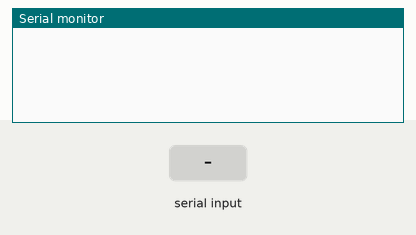
Recording of a sketch running on a simulated Arduino Uno, built with avr-gcc and run on an emulated ATmega328P. Parts: the last lines printed to the serial monitor. The inputs (shaded band) are chosen by the test bench.

Above: at 1.2 s.
1.3 s: "90,45\n" received over Serial
At 1.9 s:
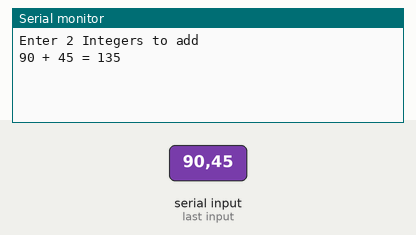
2.8 s: "30,150\n" received over Serial
At 5.0 s:
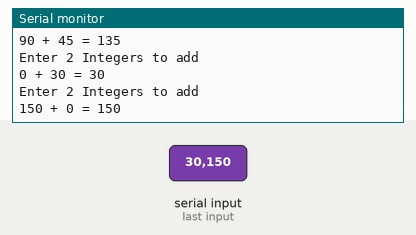

Measured:
- after the input at 1.3 s, the serial monitor: prints a new line at once (image 1)
- after the input at 2.8 s, the serial monitor: prints a new line at once (image 2)

The sketch:

HW2_201524404.ino
```cpp
void setup(){
  Serial.begin(9600);
}

void loop(){
  if(Serial.available()){
    long value1 = Serial.parseInt();
    long value2 = Serial.parseInt();

    Serial.println("Enter 2 Integers to add");
    Serial.print(value1);
    Serial.print(" + ");
    Serial.print(value2);
    Serial.print(" = ");
    Serial.println(value1 + value2);
  }
}
```
